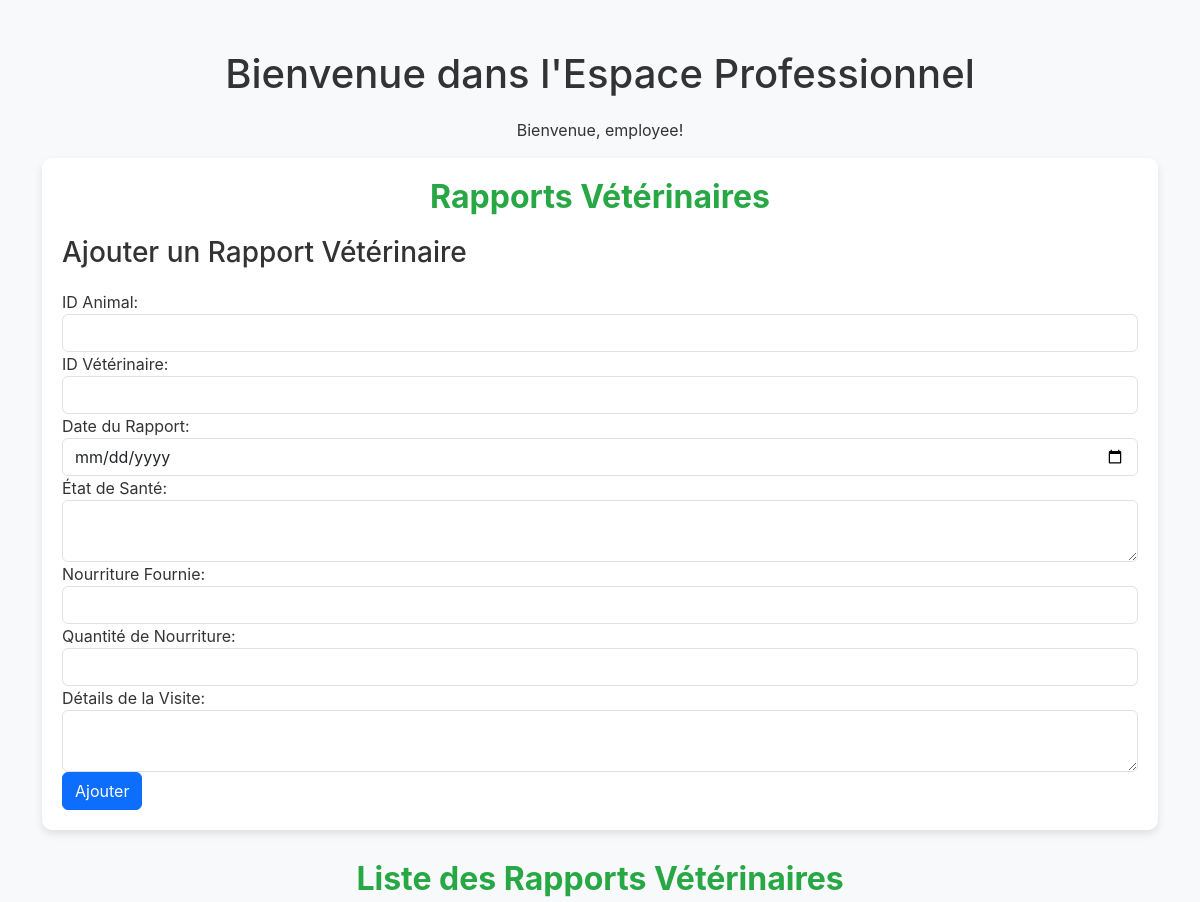
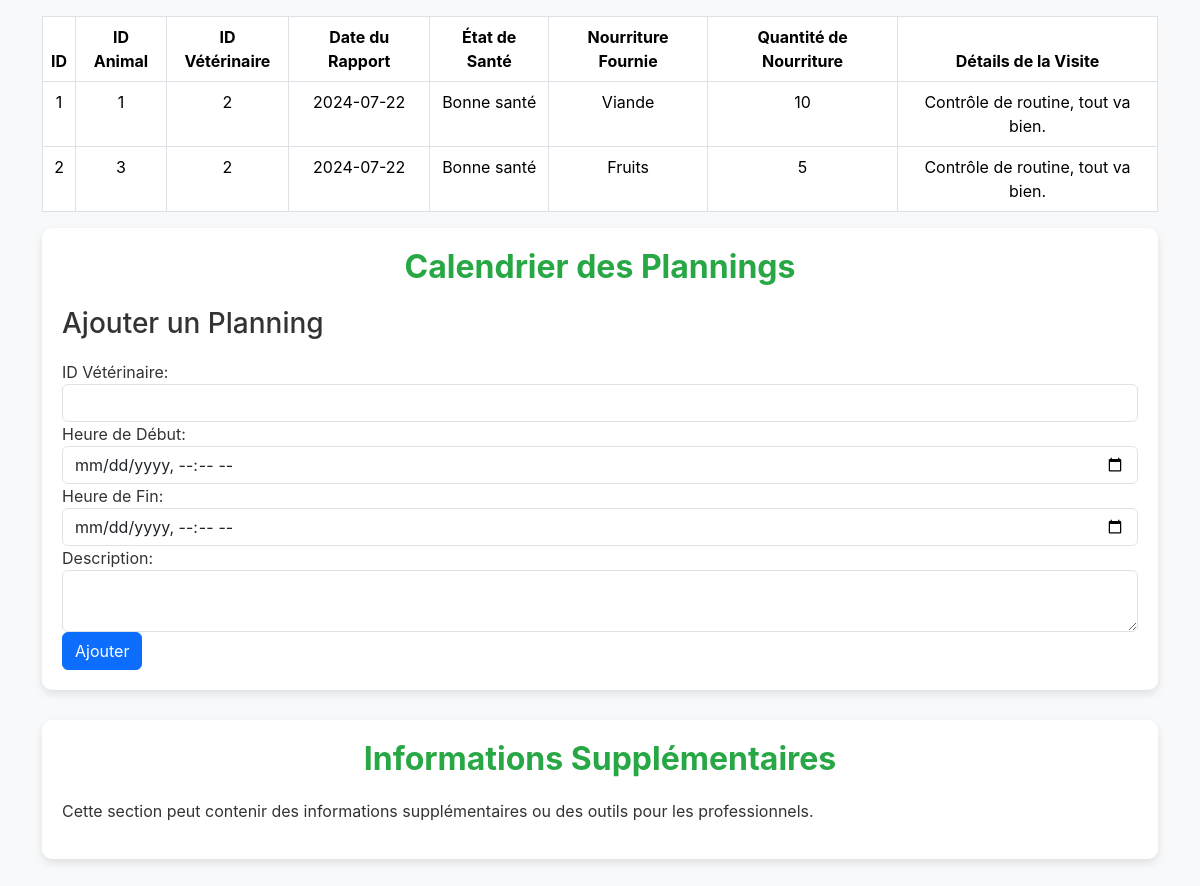
Screenshot of /content/espace_pro.php (signed in) with the database file from the repository (2 pictures, top to bottom).
### tables this page shows
CREATE TABLE IF NOT EXISTS veterinary_reports (
    id INT AUTO_INCREMENT PRIMARY KEY,
    animal_id INT DEFAULT NULL,
    vet_id INT DEFAULT NULL,
    report_date DATE DEFAULT NULL,
    health_status TEXT DEFAULT NULL,
    food_provided TEXT DEFAULT NULL,
    food_quantity INT DEFAULT NULL,
    visit_details TEXT DEFAULT NULL,
    created_at TIMESTAMP DEFAULT CURRENT_TIMESTAMP
);

### content/espace_pro.php (the view, shortened to what this page needs)
<?php
require '../php/db_config.php';
$reportsStmt = $pdo->prepare('SELECT * FROM veterinary_reports ORDER BY report_date DESC');
$reportsStmt->execute();
$reports = $reportsStmt->fetchAll();
?>
<!DOCTYPE html>
<html lang="fr">
<head>
    <link rel="stylesheet" href="../css/bootstrap.min.css">
    <link rel="stylesheet" href="../css/style.css">
    <link rel="stylesheet" href="https://cdnjs.cloudflare.com/ajax/libs/fullcalendar/3.10.2/fullcalendar.min.css">
</head>
<body>
    <div class="container">
        <h1 class="text-center">Bienvenue dans l'Espace Professionnel</h1>
        <p class="text-center">Bienvenue, <?php echo htmlspecialchars($_SESSION['username']); ?>!</p>
        <div class="form-container">
            <h2>Rapports Vétérinaires</h2>
            <h3>Ajouter un Rapport Vétérinaire</h3>
            <form method="POST" action="espace_pro.php">
                <div class="form-group">
                    <label for="animal_id">ID Animal:</label>
                    <input type="text" class="form-control" id="animal_id" name="animal_id" required>
                </div>
                <div class="form-group">
                    <label for="vet_id">ID Vétérinaire:</label>
                    <input type="text" class="form-control" id="vet_id" name="vet_id" required>
                </div>
                <div class="form-group">
                    <label for="report_date">Date du Rapport:</label>
                    <input type="date" class="form-control" id="report_date" name="report_date" required>
                </div>
                <div class="form-group">
                    <label for="health_status">État de Santé:</label>
                    <textarea class="form-control" id="health_status" name="health_status" required></textarea>
                </div>
                <div class="form-group">
                    <label for="food_provided">Nourriture Fournie:</label>
                    <input type="text" class="form-control" id="food_provided" name="food_provided" required>
                </div>
                <div class="form-group">
                    <label for="food_quantity">Quantité de Nourriture:</label>
                    <input type="number" class="form-control" id="food_quantity" name="food_quantity" required>
                </div>
                <div class="form-group">
                    <label for="visit_details">Détails de la Visite:</label>
                    <textarea class="form-control" id="visit_details" name="visit_details" required></textarea>
                </div>
                <button type="submit" class="btn btn-primary">Ajouter</button>
            </form>
        </div>
        <h2>Liste des Rapports Vétérinaires</h2>
        <table class="table table-bordered table-hover">
            <thead class="thead-dark">
                <tr>
                    <th>ID</th>
                    <th>ID Animal</th>
                    <th>ID Vétérinaire</th>
                    <th>Date du Rapport</th>
                    <th>État de Santé</th>
                    <th>Nourriture Fournie</th>
                    <th>Quantité de Nourriture</th>
                    <th>Détails de la Visite</th>
                </tr>
            </thead>
            <tbody>
                <?php foreach ($reports as $report): ?>
                <tr>
                    <td><?php echo htmlspecialchars($report['id']); ?></td>
                    <td><?php echo htmlspecialchars($report['animal_id']); ?></td>
                    <td><?php echo htmlspecialchars($report['vet_id']); ?></td>
                    <td><?php echo htmlspecialchars($report['report_date']); ?></td>
                    <td><?php echo htmlspecialchars($report['health_status']); ?></td>
                    <td><?php echo htmlspecialchars($report['food_provided']); ?></td>
                    <td><?php echo htmlspecialchars($report['food_quantity']); ?></td>
                    <td><?php echo htmlspecialchars($report['visit_details']); ?></td>
                </tr>
                <?php endforeach; ?>
            </tbody>
        </table>
        <div class="form-container">
            <h2>Calendrier des Plannings</h2>
            <h3>Ajouter un Planning</h3>
            <form method="POST" action="espace_pro.php">
                <div class="form-group">
                    <label for="vet_id">ID Vétérinaire:</label>
                    <input type="text" class="form-control" id="vet_id" name="vet_id" required>
                </div>
                <div class="form-group">
                    <label for="start_time">Heure de Début:</label>
                    <input type="datetime-local" class="form-control" id="start_time" name="start_time" required>
                </div>
                <div class="form-group">
                    <label for="end_time">Heure de Fin:</label>
                    <input type="datetime-local" class="form-control" id="end_time" name="end_time" required>
                </div>
                <div class="form-group">
                    <label for="description">Description:</label>
                    <textarea class="form-control" id="description" name="description" required></textarea>
                </div>
                <button type="submit" class="btn btn-primary">Ajouter</button>
            </form>
        </div>
        <div class="white-box">
            <h2>Informations Supplémentaires</h2>
            <p>Cette section peut contenir des informations supplémentaires ou des outils pour les professionnels.</p>
        </div>
    </div>
</body>
</html>

### css/style.css (style rules this page uses)
body { font-family: -apple-system, BlinkMacSystemFont, "Segoe UI", Roboto, "Helvetica Neue", Arial, sans-serif, "Apple Color Emoji", "Segoe UI Emoji", "Segoe UI Symbol"; background-image: url('https://media.giphy.com/media/Fg4ncYVz9tWiQ/giphy.gif'); background-size: cover; background-attachment: fixed; background-repeat: no-repeat; color: #333; margin: 0; padding: 0; min-height: 100vh; display: flex; flex-direction: column; align-items: center; position: relative; }
h2 { font-weight: bold; margin-bottom: 20px; color: #28a745; text-align: center; }

### content/espace_pro.php (style rules this page uses)
body { background-color: #f8f9fa; }
.container { margin-top: 50px; }
.form-container, .white-box { background: #fff; padding: 20px; border-radius: 10px; box-shadow: 0 4px 8px rgba(0, 0, 0, 0.1); margin-bottom: 30px; }
h1, h2, h3 { margin-bottom: 20px; }
table { margin-top: 20px; }
table th, table td { text-align: center; }

### rows the page displays
veterinary_reports: id "1", animal "1", vet "2", report_date "2024-07-22", health_status "Bonne santé", food_provided "Viande", food_quantity "10", visit_details "Contrôle de routine, tout va bien."
veterinary_reports: id "2", animal "3", vet "2", report_date "2024-07-22", health_status "Bonne santé", food_provided "Fruits", food_quantity "5", visit_details "Contrôle de routine, tout va bien."

### other values shown
$_SESSION['username'] "employee"
